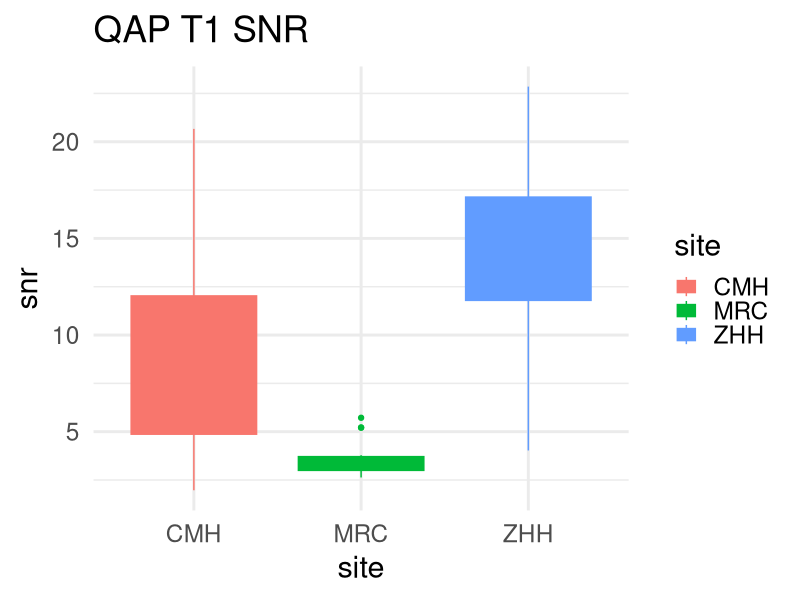
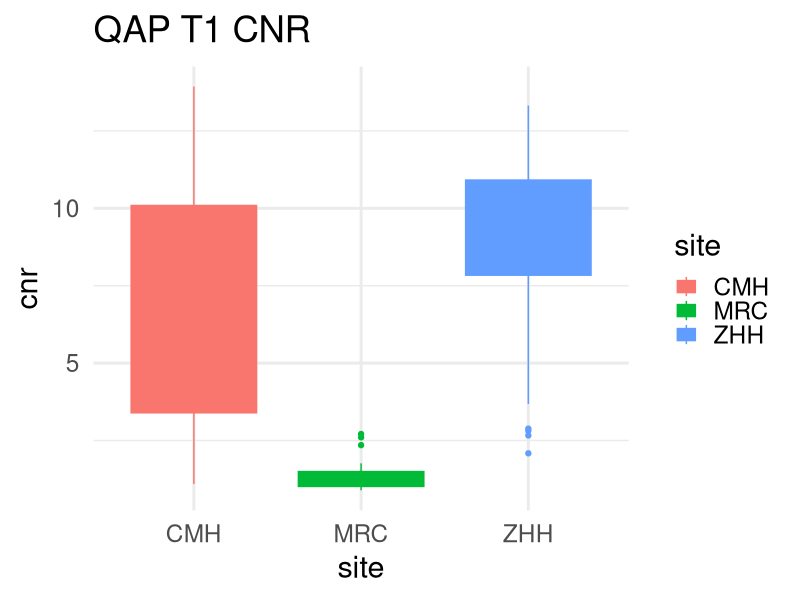
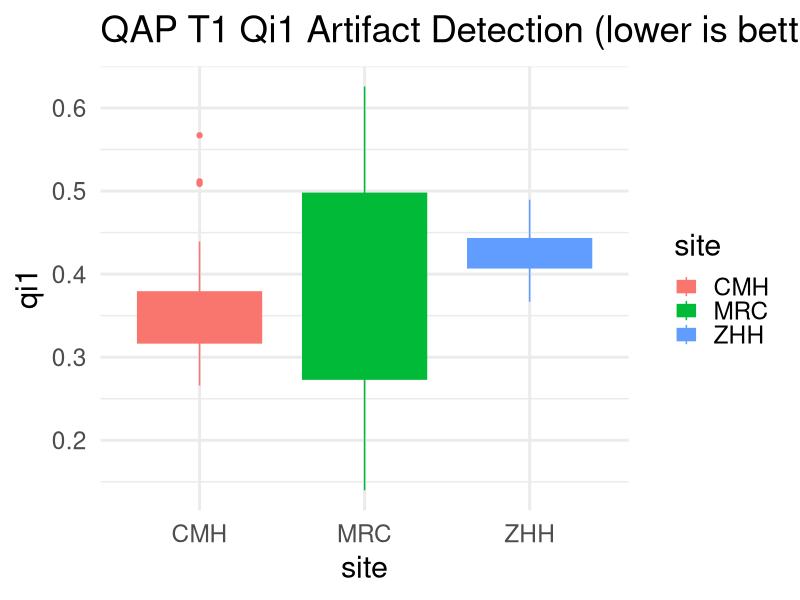
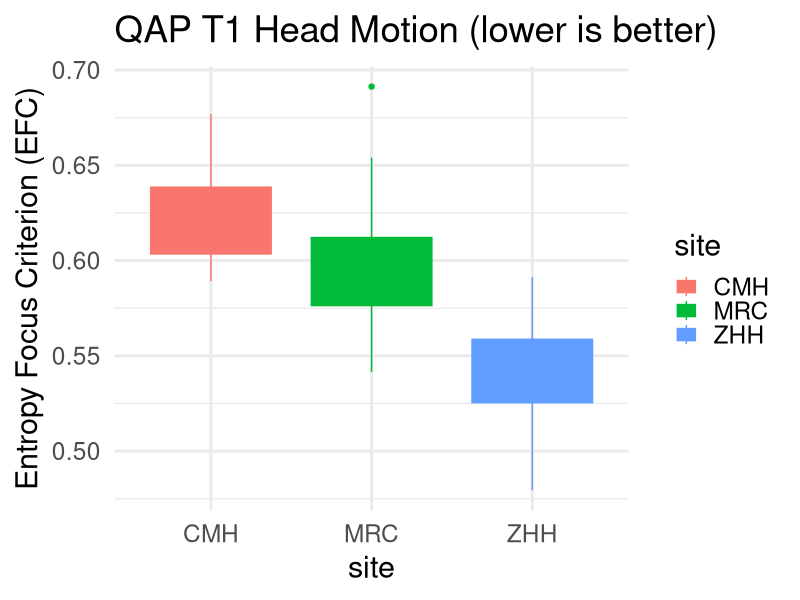
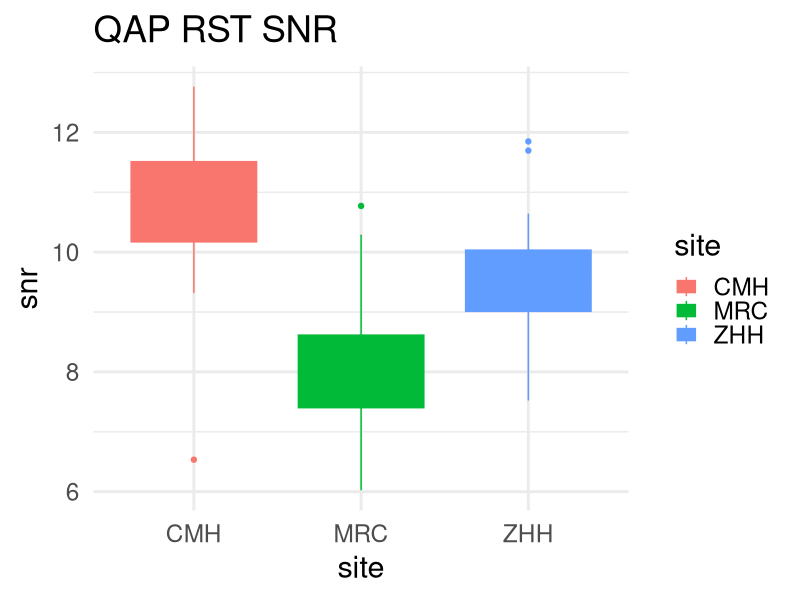
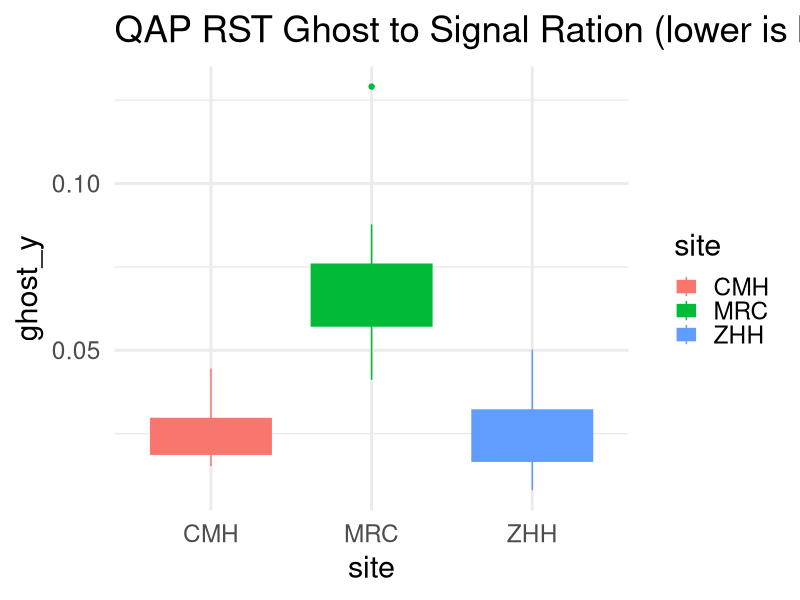
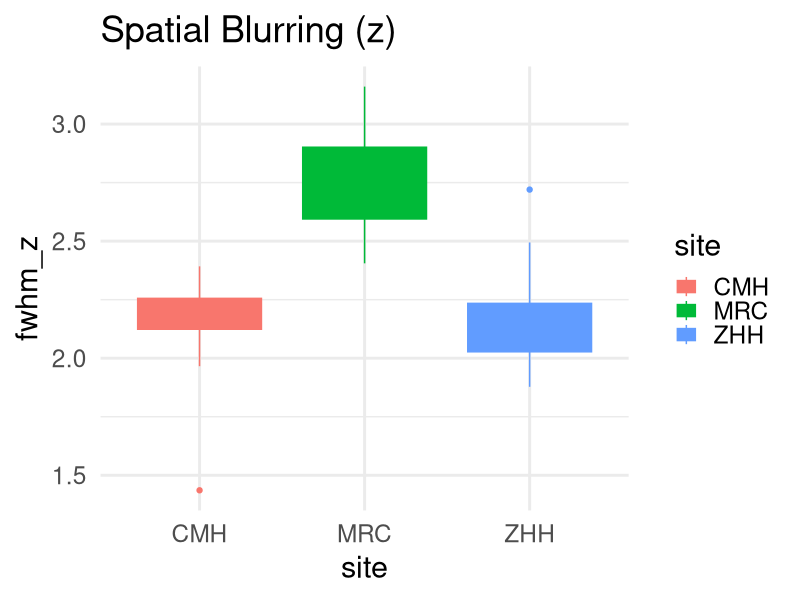
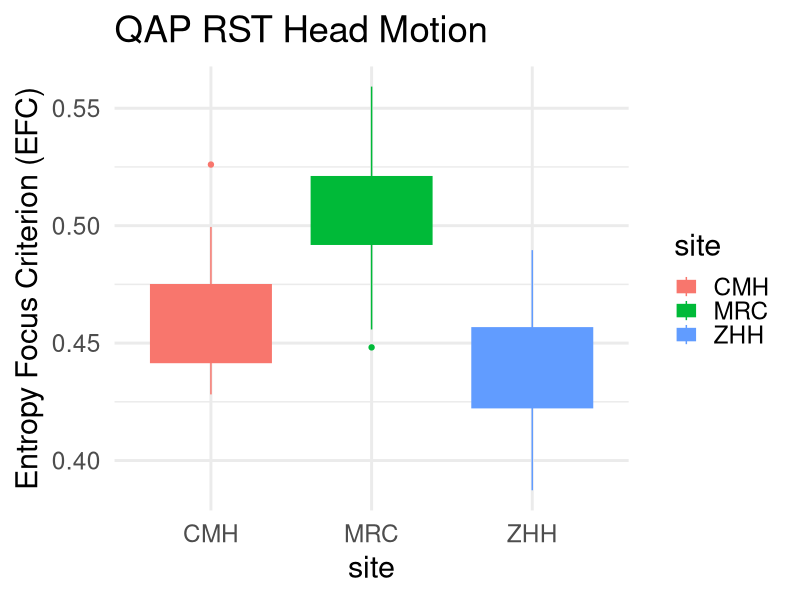

These figures' R source, in order:
library(ggplot2)
theme_set(theme_minimal(base_size = 22))

# merge the data from MRC (run seperately by JDV) and CMH+ZHH (run by JP)
anat <- read.csv('data/qap_anatomical_spatial.csv')
anat_mrc <- read.csv('data/qap_anatomical_spatial_mrc-averaged.csv')
anat_cmh <- anat[grep('SPN01_CMH*', anat$subject), ]
anat_zhh <- anat[grep('SPN01_ZHH*', anat$subject), ]
data <- rbind(rbind(anat_mrc, anat_cmh), anat_zhh)

# generate subject names, site codes
data$subject = as.character(data$subject)
data = data[-grep("_P", data$subject),]
data$site = as.factor(unlist(lapply(data$subject, function (x) { unlist(strsplit(x,c("_"),fixed=T))[2]} )))

# plot it up
ggplot(data, aes(x=site, fill = site, color=site, y=snr)) + geom_boxplot() + ggtitle("QAP T1 SNR")
ggsave(file = "qap_t1_snr.png")

ggplot(data, aes(x=site, fill = site, color=site, y=cnr)) + geom_boxplot() + ggtitle("QAP T1 CNR")
ggsave(file = "qap_t1_cnr.png")

ggplot(data, aes(x=site, fill = site, color=site, y=qi1)) + geom_boxplot() + ggtitle("QAP T1 Qi1 Artifact Detection (lower is better)")
ggsave(file = "qap_t1_qi1.png")

ggplot(data, aes(x=site, fill = site, color=site, y=efc)) + geom_boxplot() + ggtitle("QAP T1 Head Motion (lower is better)") +
  ylab("Entropy Focus Criterion (EFC)")
ggsave(file = "qap_t1_efc.png")


### Functional spatial
func = read.csv('data/qap_functional_spatial_temporal.csv')
func$subject = as.character(func$subject)
func = func[-grep("_P", func$subject),]
func$site = as.factor(unlist(lapply(func$subject, function (x) { unlist(strsplit(x,c("_"),fixed=T))[2]} )))

ggplot(func, aes(x=site, fill = site, color=site, y=snr)) + geom_boxplot() + ggtitle("QAP RST SNR")
ggsave(file = "qap_rst_snr.png")

ggplot(func, aes(x=site, fill = site, color=site, y=ghost_y)) + geom_boxplot() + ggtitle("QAP RST Ghost to Signal Ration (lower is better)")
ggsave(file = "qap_rst_ghost.png")

ggplot(func, aes(x=site, fill = site, color=site, y=fwhm_z)) + geom_boxplot() + ggtitle("Spatial Blurring (z)")
ggsave(file='qap_rst_fwhm.png')

ggplot(func, aes(x=site, fill = site, color=site, y=efc)) + geom_boxplot() + ggtitle("QAP RST Head Motion") +
  ylab("Entropy Focus Criterion (EFC)")
ggsave(file = "qap_rst_efc.png")

### Functional temporal
temp = read.csv('data/qap_functional_temporal.csv')
temp$subject = as.character(temp$subject)
temp = temp[-grep("_P", temp$subject),]
temp$site = as.factor(unlist(lapply(temp$subject, function (x) { unlist(strsplit(x,c("_"),fixed=T))[2]} )))

temp = subset(temp, subject != "SPN01_CMH_0031")
ggplot(temp, aes(x=site, fill = site, color=site, y=dvars)) + geom_boxplot() + ggtitle("QAP RST Standardized DVARS (low = better)")
ggsave(file = "qap_rst_dvars.png")

ggplot(temp, aes(x=site, fill = site, color=site, y=quality)) + geom_boxplot() + ggtitle("QAP RST Quality (lower is better)")
ggsave(file = "qap_rst_quality,png")

ggplot(temp, aes(x=site, fill = site, color=site, y=mean_fd)) + geom_boxplot() + ggtitle("QAP RST Head Motion") +
  ylab("Mean Fractional Displacement - Jenkinson")
ggsave(file = "qap_rst_jenkinson.png")
